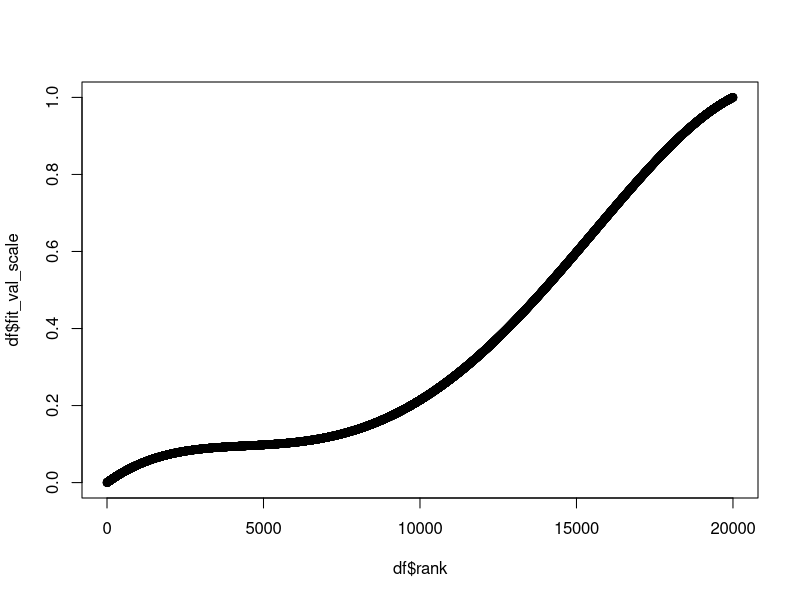

Source code (R): (Note: this script raises an error after producing the figure.)
# Calculate Probability of extinction associated with IAS threat

rm(list=ls())
library(tidyverse)


# load threat information

threat <- openxlsx::read.xlsx("Data/Species_threat_IAS_terr_vert.xlsx") 

#### GE2 = propability of extinction due to IAS threat ####

# following the method from Gumbs et al. 2023
# https://doi.org/10.1371/journal.pbio.3001991
# for calculating 1000 extinction probability per species
# according to thair iUCN category and the severity of IAS threat

table(threat$cate_p_ext, threat$ias_8.1, threat$AS)

# select only species associated with IAS (threat 8.1 in IUCN)
threat_ias <- threat %>% filter(ias_8.1 ==1) %>%
  select(-c(orderName, cate_threat, ias_8.1)) %>%
  mutate_if(is.factor, as.character) %>%
  filter(cate_p_ext != "EX") # remove extinct species
table(threat_ias$cate_p_ext, threat_ias$AS, threat_ias$className)


# create a dataframe containing the median of each IUCN category
pCR <- 0.97
df <- data.frame(rank = c(1:20000),
                 p = rep(c(pCR/16, pCR/8, pCR/4, pCR/2, pCR), each = 4000))

#plot(df$rank, df$p)

fit4 <- lm(p ~ poly(rank,4,raw=TRUE), data=df)
#summary(fit4)
#plot(df$rank, fit4$fitted.values)
range(fit4$fitted.values)

df$fit_val <- fit4$fitted.values

# rescale between 0 and 1
rescale_fit <- function(x){
  (x-min(fit4$fitted.values))/
    (max(fit4$fitted.values) - min(fit4$fitted.values))}

df <- df %>% mutate(fit_val_scale = rescale_fit(fit_val))

plot(df$rank, df$fit_val_scale)
range(df$fit_val_scale)

df$cat <- rep(c("LC","NT","VU","EN","CR"), each = 4000)
df$sev <- rep(c("0","1"), times = 5, each =2000)

df %>% group_by(cat, sev) %>% summarise(
  med_raw = median(p),
  # med_fit = median(fit_val),
  med_fit_scale = median(fit_val_scale))

# remove p=0 and p=1
df_ok <- df[c(2:(nrow(df)-1)), ]
range(df_ok$fit_val_scale)


# extract randomly 1000 probabilities for each species
# within the range of values of its group (combination category-severity)

set.seed(456) # for having the same randomness

plist <- list()

for (i in 1:nrow(threat_ias)){
  
  class = threat_ias$className[i]
  sp = threat_ias$binomial[i]
  cate = threat_ias$cate_p_ext[i]
  AS = threat_ias$AS[i]
  
  if (cate == "DD"){ # takes p within all distribution [0-1]
    p_to_samp <- df_ok %>% 
      pull(fit_val_scale)
  } else { # filter for the good IUCN category
    df_temp <- df_ok %>%
      filter(cat == cate)
    if (AS == "DD"){ # takes p within the whole IUCN category
      p_to_samp <- df_temp %>% 
        pull(fit_val_scale)
    } else { # separate according to severity (upper or lower part of IUN category)
      p_to_samp <- df_temp %>%
        filter(sev==AS) %>%
        pull(fit_val_scale)
    }
  }
  p1000 <- sample(p_to_samp, 1000)
  
  plist[[i]] <- data.frame(
    className = class,
    binomial = sp,
    cate_p_ext = cate,
    severity = AS,
    p = p1000
  )
}

# run for all sp ?
length(plist)==length(threat_ias$binomial)
# bind all df together (big df)
p_all <- bind_rows(plist)

# separate for each class (for fusias final)
# define a list with a table for each taxon
GE2_list = list(
  amph = p_all %>% filter(className=="AMPHIBIA"),
  bird = p_all %>% filter(className=="AVES"),
  mam = p_all %>% filter(className=="MAMMALIA"),
  rept = p_all %>% filter(className=="REPTILIA")
)


saveRDS(GE2_list, "Output/01_Proba_extinction_IAS_ABMR.rds")


#### Plot for Fig. 1 in Methods ####


df_meth <- left_join(
  df_ok,
  left_join(df_ok %>% group_by(cat, sev) %>% summarise(
    med_raw = median(p),
    med_fit = median(fit_val),
    med_fit_scale = median(fit_val_scale)),
    df_ok %>% group_by(cat) %>% summarise(
      cat_group_med = median(fit_val_scale)))
)

seg_dat <- round(unique(df_meth$cat_group_med), 2)

png("Fig/01_proba_extinction_IAS_method.png")

ggplot(df_meth) + 
  geom_bar(aes(x=rank, y=med_fit_scale, fill = cat, alpha = sev), 
           width = 1,
           stat = "identity")+
  scale_alpha_manual( values = c("0" = 0.5, "1"= 1))+
  # colors according to IUCN categories
  scale_fill_manual(
    values = c("LC"="mediumseagreen", "NT"="olivedrab2", 
               "VU"="gold1", "EN"="darkorange2", "CR"="firebrick2"))+
  theme_classic()+
  xlab("IAS-threat groups")+ ylab("Probability of extinction (p)")+
  # clean axis values for showing extinction rates per cate
  scale_x_continuous(breaks=NULL)+
  scale_y_continuous(breaks = seg_dat)+
  # add dashed lines for median values of extinction probability
  geom_segment(aes(x = 0, y = seg_dat[1], xend = 2000, yend = seg_dat[1]),
               color = "mediumseagreen", linetype = 2)+
  geom_segment(aes(x = 0, y = seg_dat[2], xend = 6000, yend = seg_dat[2]),
               color = "olivedrab2", linetype = 2)+
  geom_segment(aes(x = 0, y = seg_dat[3], xend = 10000, yend = seg_dat[3]),
               color = "gold1", linetype = 2)+
  geom_segment(aes(x = 0, y = seg_dat[4], xend = 14000, yend = seg_dat[4]),
               color = "darkorange2", linetype = 2)+
  geom_segment(aes(x = 0, y = seg_dat[5], xend = 18000, yend = seg_dat[5]),
               color = "firebrick2", linetype = 2)+
  # add curve for quartic distribution
  geom_line(aes(x=rank, y=fit_val_scale), linewidth = 1, color = "midnightblue")+
  theme(text=element_text(size=15))


dev.off()
